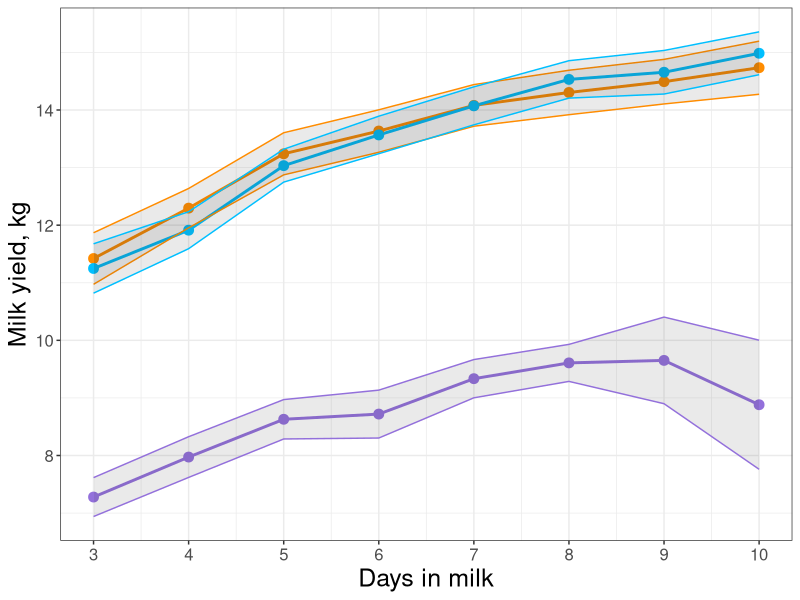
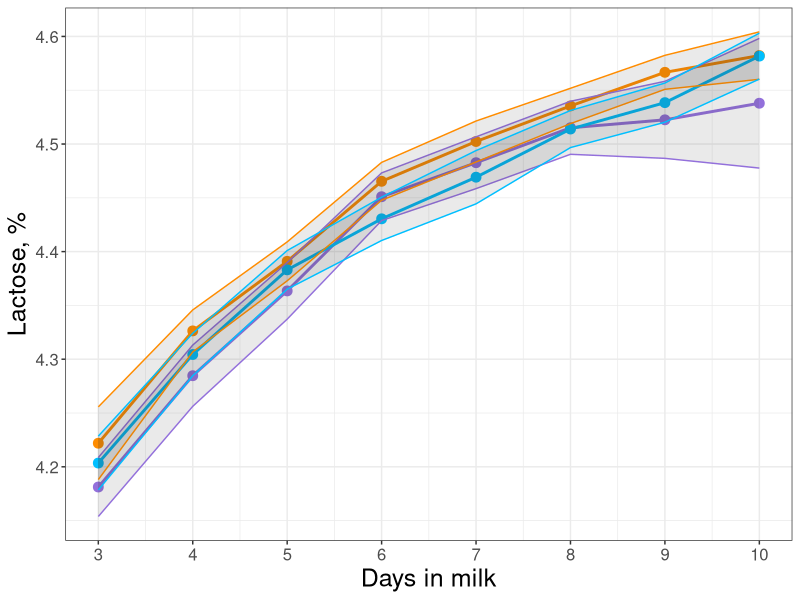
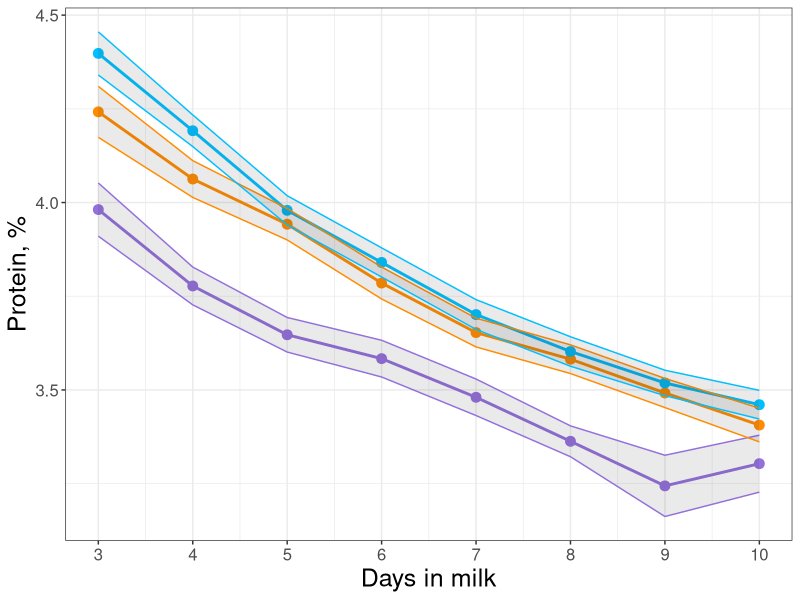
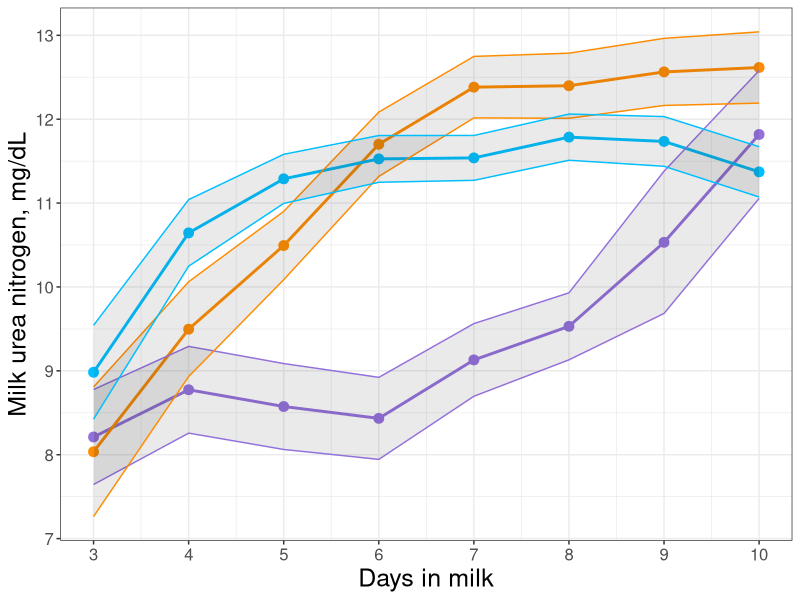
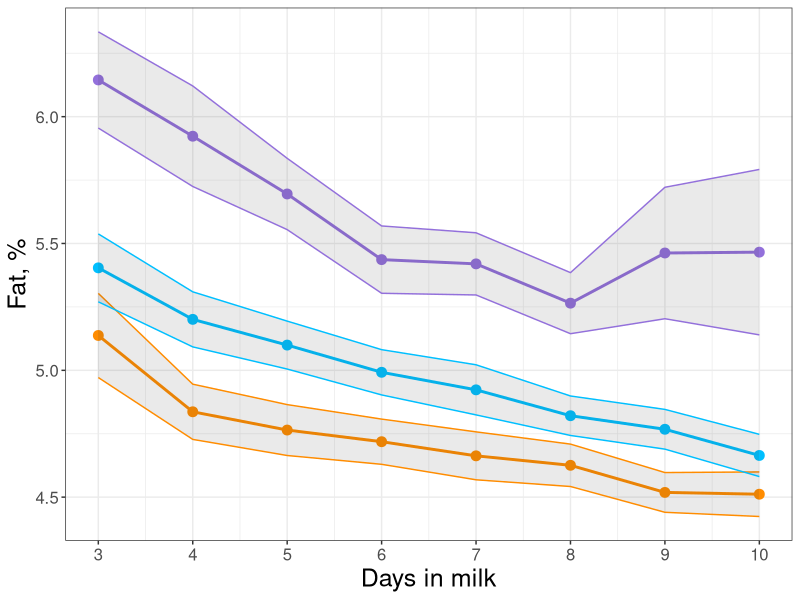
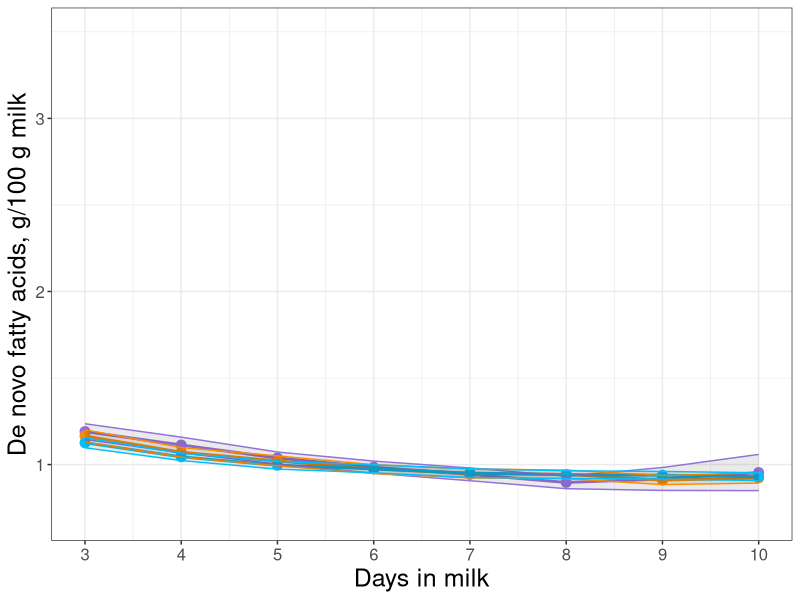
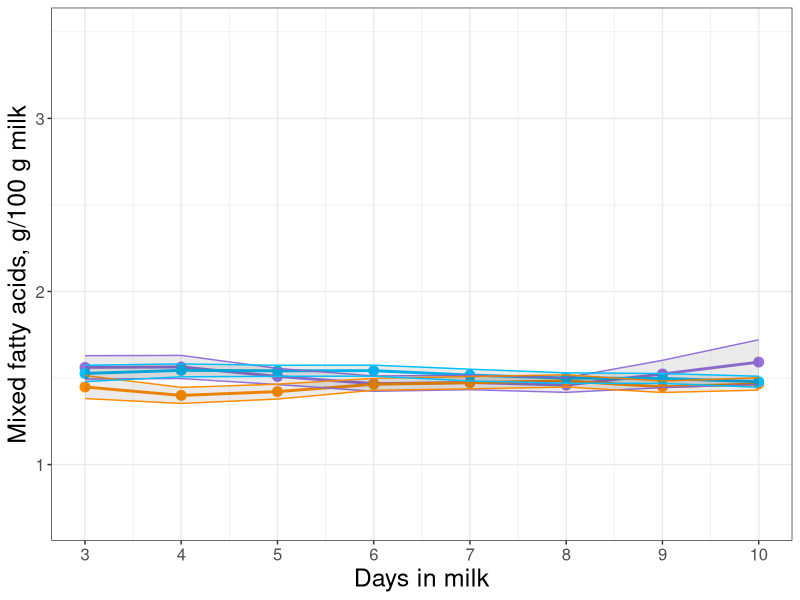
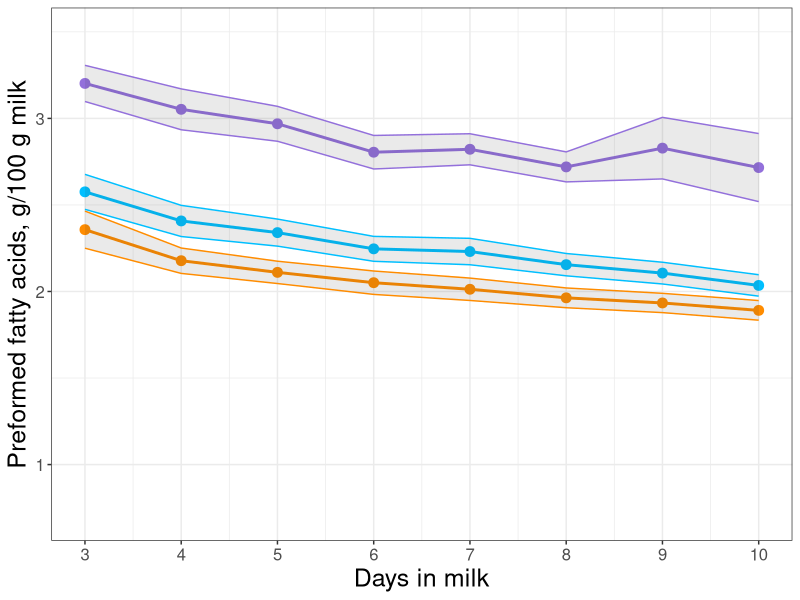

The R script that drew these images, in order:
# Script for generating final descriptive figures


# Formatting settings for figures -----------------------------------------

image.width = 8
image.height = 5




# Loading packages --------------------------------------------------------

library(tidyr)
library(dplyr)
library(ggplot2)
library(readr)




# Data import and cleaning ------------------------------------------------

df <- read_csv("FINAL dataset.csv")


# Here, I filter the dataset to only include the relevant variables (cow ID, potential predictors, health events) and restrict the dataset to the timepoints 3-10 DIM. I also remove 7 jersey cows from the dataset.
df = df %>% 
  select(cow_id, dim, milkweightlbs, parity, dim_met, dim_da, dim_ket, dim_cull, dim_mast, lactose, protein, mun, fatb70a30, denovofa, mixedfa, preformedfa, dnrel, mixrel, pfrel, c160,
         c180, c181c9, acetone, nefaPREDICTED, bhbPREDICTED) %>% 
  filter(dim<=10 & dim>=3) %>% 
  filter(cow_id != 30351 & cow_id != 38267 & cow_id != 38469 & cow_id != 38836 & 
           cow_id != 60614 & cow_id != 60619 & cow_id != 60630)

# This creates binary variables for health outcomes. We only want to consider illness within the first 14 days because that is when most cows leave the pen of concern. A cow is therefore considered "sick" if it has metritis, ketosis, or DA.
df$metritis = 0; df$metritis[!is.na(df$dim_met) & df$dim_met <= 14] = 1
df$DA = 0; df$DA[!is.na(df$dim_da) & df$dim_da <= 14] = 1
df$ketosis = 0; df$ketosis[!is.na(df$dim_ket) & df$dim_ket <= 14] = 1
df$cull = 0; df$cull[!is.na(df$dim_cull)] = 1
df$mastitis = 0; df$mastitis[!is.na(df$dim_mast)] = 1
df$sick= 0; df$sick[df$metritis + df$DA + df$ketosis != 0] = 1
df$multiparous = 0; df$multiparous[df$parity>1] = 1
df$multiparous = as.factor(df$multiparous)


### Removes milk collections from dataset after they get sick (from ketosis, DA, metritis, or mastitis). We suspect that the milk composition will be disrupted, and we only are interested in predicting health outcomes from samples taken before they are diagnosed as sick. Mastitis is not a health outcome of concern for this study, but we highly suspect it will significantly impact milk composition.
df = df %>% 
  filter( (dim<=dim_ket | is.na(dim_ket)) &
            (dim<=dim_da | is.na(dim_da)) &
            (dim<=dim_met | is.na(dim_met)) &
            (dim<=dim_mast | is.na(dim_mast)) )

df$multi = 0; df$multi[df$parity == 2] = 1; df$multi[df$parity >= 3] = 2
df$multi = as.factor(df$multi)
levels(df$multi) = c("Parity 1", "Parity 2", "Parity 3+")

#
#
#
#

### End of initial data modification




# Descriptive Stats -------------------------------------------------------

num_samples = df %>% 
  group_by(cow_id) %>% 
  summarize(num_sam = n())

mean(num_samples$num_sam)
min(num_samples$num_sam)
max(num_samples$num_sam)
table(num_samples$num_sam)




# Milk yield --------------------------------------------------------------

dta = df %>% 
  group_by(dim, multi) %>%
  mutate(milkweightkg = milkweightlbs/2.205) %>% 
  summarise(se = sd(milkweightkg) / sqrt(n()), milkweightkg = mean(milkweightkg))

milk.plot = ggplot(data = dta, aes(x = dim, y = milkweightkg, color = multi, group = multi)) +
  geom_line(size = 1) +
  geom_point(size = 3) +
  geom_ribbon(aes(ymin = dta$milkweightkg - 1.96*dta$se, ymax = dta$milkweightkg + 1.96*dta$se), alpha = 0.1) +
  xlab("Days in milk") + ylab("Milk yield, kg") + labs(color=NULL) +
  scale_x_continuous(breaks = 3:10) +
  scale_color_manual(values=c("mediumpurple", "darkorange", "deepskyblue1")) +
  theme_bw() +
  theme(axis.text = element_text(size = 12), 
        axis.title = element_text(size=18),
        legend.position = "none")

ggsave(plot = milk.plot, filename = "figures-and-final-scripts/descriptive-paper/figures/milk.png", width = image.width, height = image.height)






# Lactose -----------------------------------------------------------------

# Lactose
dta = df %>% 
  group_by(dim, multi) %>% 
  summarise(se = sd(lactose) / sqrt(n()), lactose = mean(lactose))

lactose.plot = ggplot(data = dta, aes(x = dim, y = lactose, color = multi, group = multi)) +
  geom_line(size = 1) +
  geom_point(size = 3) +
  geom_ribbon(aes(ymin = dta$lactose - 1.96*dta$se, ymax = dta$lactose + 1.96*dta$se), alpha = 0.1) +
  xlab("Days in milk") + ylab("Lactose, %") + labs(color=NULL) +
  scale_x_continuous(breaks = 3:10) +
  scale_color_manual(values=c("mediumpurple", "darkorange", "deepskyblue1")) +
  theme_bw() +
  theme(axis.text = element_text(size = 12), 
        axis.title = element_text(size=18),
        legend.position = "none")

ggsave(plot = lactose.plot, filename = "figures-and-final-scripts/figures/lactose.png", width = image.width, height = image.height)




# Protein -----------------------------------------------------------------

# Protein
dta = df %>% 
  group_by(dim, multi) %>% 
  summarise(se = sd(protein) / sqrt(n()), protein = mean(protein))

protein.plot = ggplot(data = dta, aes(x = dim, y = protein, color = multi, group = multi)) +
  geom_line(size = 1) +
  geom_point(size = 3) +
  geom_ribbon(aes(ymin = dta$protein - 1.96*dta$se, ymax = dta$protein + 1.96*dta$se), alpha = 0.1) +
  xlab("Days in milk") + ylab("Protein, %") + labs(color=NULL) +
  scale_x_continuous(breaks = 3:10) +
  scale_color_manual(values=c("mediumpurple", "darkorange", "deepskyblue1")) +
  theme_bw() +
  theme(axis.text = element_text(size = 12), 
        axis.title = element_text(size=18),
        legend.position = "none")

ggsave(plot = protein.plot, filename = "figures-and-final-scripts/figures/protein.png", width = image.width, height = image.height)




# Milk Urea Nitrogen ------------------------------------------------------

# MUN
dta = df %>% 
  group_by(dim, multi) %>% 
  summarise(se = sd(mun) / sqrt(n()), mun = mean(mun))

mun.plot = ggplot(data = dta, aes(x = dim, y = mun, color = multi, group = multi)) +
  geom_line(size = 1) +
  geom_point(size = 3) +
  geom_ribbon(aes(ymin = dta$mun - 1.96*dta$se, ymax = dta$mun + 1.96*dta$se), alpha = 0.1) +
  xlab("Days in milk") + ylab("Milk urea nitrogen, mg/dL") + labs(color=NULL) +
  scale_x_continuous(breaks = 3:10) +
  scale_color_manual(values=c("mediumpurple", "darkorange", "deepskyblue1")) +
  theme_bw() +
  theme(axis.text = element_text(size = 12), 
        axis.title = element_text(size=18),
        legend.position = "none")

ggsave(plot = mun.plot, filename = "figures-and-final-scripts/figures/mun.png", width = image.width, height = image.height)




# Fat ---------------------------------------------------------------------

# Fat
dta = df %>% 
  group_by(dim, multi) %>% 
  summarise(se = sd(fatb70a30) / sqrt(n()), fatb70a30 = mean(fatb70a30))

fat.plot = ggplot(data = dta, aes(x = dim, y = fatb70a30, color = multi, group = multi)) +
  geom_line(size = 1) +
  geom_point(size = 3) +
  geom_ribbon(aes(ymin = dta$fatb70a30 - 1.96*dta$se, ymax = dta$fatb70a30 + 1.96*dta$se), alpha = 0.1) +
  xlab("Days in milk") + ylab("Fat, %") + labs(color=NULL) +
  scale_x_continuous(breaks = 3:10) +
  scale_color_manual(values=c("mediumpurple", "darkorange", "deepskyblue1")) +
  theme_bw() +
  theme(axis.text = element_text(size = 12), 
        axis.title = element_text(size=18),
        legend.position = "none")

ggsave(plot = fat.plot, filename = "figures-and-final-scripts/figures/fat.png", width = image.width, height = image.height)





# De novo fatty acids -----------------------------------------------------

# De Novo FA
dta = df %>% 
  group_by(dim, multi) %>% 
  summarise(se = sd(denovofa) / sqrt(n()), denovofa = mean(denovofa))

denovo.plot = ggplot(data = dta, aes(x = dim, y = denovofa, color = multi, group = multi)) +
  geom_line(size = 1) +
  geom_point(size = 3) +
  geom_ribbon(aes(ymin = dta$denovofa - 1.96*dta$se, ymax = dta$denovofa + 1.96*dta$se), alpha = 0.1) +
  xlab("Days in milk") + ylab("De novo fatty acids, g/100 g milk") + labs(color=NULL) + ylim(0.7,3.5) +
  scale_x_continuous(breaks = 3:10) +
  scale_color_manual(values=c("mediumpurple", "darkorange", "deepskyblue1")) +
  theme_bw() +
  theme(axis.text = element_text(size = 12), 
        axis.title = element_text(size=18),
        legend.position = "none")

ggsave(plot = denovo.plot, filename = "figures-and-final-scripts/figures/denovo.png", width = image.width, height = image.height)





# Mixed fatty acids -------------------------------------------------------

# Mixed FA
dta = df %>% 
  group_by(dim, multi) %>% 
  summarise(se = sd(mixedfa) / sqrt(n()), mixedfa = mean(mixedfa))

mixed.plot = ggplot(data = dta, aes(x = dim, y = mixedfa, color = multi, group = multi)) +
  geom_line(size = 1) +
  geom_point(size = 3) +
  geom_ribbon(aes(ymin = dta$mixedfa - 1.96*dta$se, ymax = dta$mixedfa + 1.96*dta$se), alpha = 0.1) +
  xlab("Days in milk") + ylab("Mixed fatty acids, g/100 g milk") + labs(color=NULL) + ylim(0.7,3.5) +
  scale_x_continuous(breaks = 3:10) +
  scale_color_manual(values=c("mediumpurple", "darkorange", "deepskyblue1")) +
  theme_bw() +
  theme(axis.text = element_text(size = 12), 
        axis.title = element_text(size=18),
        legend.position = "none")

ggsave(plot = mixed.plot, filename = "figures-and-final-scripts/figures/mixed.png", width = image.width, height = image.height)




# Preformed fatty acids ---------------------------------------------------

# Preformed FA
dta = df %>% 
  group_by(dim, multi) %>% 
  summarise(se = sd(preformedfa) / sqrt(n()), preformedfa = mean(preformedfa))

preformed.plot = ggplot(data = dta, aes(x = dim, y = preformedfa, color = multi, group = multi)) +
  geom_line(size = 1) +
  geom_point(size = 3) +
  geom_ribbon(aes(ymin = dta$preformedfa - 1.96*dta$se, ymax = dta$preformedfa + 1.96*dta$se), alpha = 0.1) +
  xlab("Days in milk") + ylab("Preformed fatty acids, g/100 g milk") + labs(color=NULL) + ylim(0.7,3.5) +
  scale_x_continuous(breaks = 3:10) +
  scale_color_manual(values=c("mediumpurple", "darkorange", "deepskyblue1")) +
  theme_bw() +
  theme(axis.text = element_text(size = 12), 
        axis.title = element_text(size=18),
        legend.position = "none")

ggsave(plot = preformed.plot, filename = "figures-and-final-scripts/figures/preformed.png", width = image.width, height = image.height)




# Rel. % de novo fatty acids ----------------------------------------------

# Relative % of De Novo FA
dta = df %>% 
  group_by(dim, multi) %>% 
  summarise(se = sd(dnrel) / sqrt(n()), dnrel = mean(dnrel))

rel.denovo.plot = ggplot(data = dta, aes(x = dim, y = dnrel, color = multi, group = multi)) +
  geom_line(size = 1) +
  geom_point(size = 3) +
  geom_ribbon(aes(ymin = dta$dnrel - 1.96*dta$se, ymax = dta$dnrel + 1.96*dta$se), alpha = 0.1) +
  xlab("Days in milk") + ylab("De novo fatty acids, rel %") + labs(color=NULL) + ylim(10,60) +
  scale_x_continuous(breaks = 3:10) +
  scale_color_manual(values=c("mediumpurple", "darkorange", "deepskyblue1")) +
  theme_bw() +
  theme(axis.text = element_text(size = 12), 
        axis.title = element_text(size=18),
        legend.position = "none")

ggsave(plot = rel.denovo.plot, filename = "figures-and-final-scripts/figures/rel-denovo.png", width = image.width, height = image.height)



# Rel. % mixed fatty acids ------------------------------------------------

# Relative % of Mixed FA
dta = df %>% 
  group_by(dim, multi) %>% 
  summarise(se = sd(mixrel) / sqrt(n()), mixrel = mean(mixrel))

rel.mixed.plot = ggplot(data = dta, aes(x = dim, y = mixrel, color = multi, group = multi)) +
  geom_line(size = 1) +
  geom_point(size = 3) +
  geom_ribbon(aes(ymin = dta$mixrel - 1.96*dta$se, ymax = dta$mixrel + 1.96*dta$se), alpha = 0.1) +
  xlab("Days in milk") + ylab("Mixed fatty acids, rel %") + labs(color=NULL) + ylim(10,60) +
  scale_x_continuous(breaks = 3:10) +
  scale_color_manual(values=c("mediumpurple", "darkorange", "deepskyblue1")) +
  theme_bw() +
  theme(axis.text = element_text(size = 12), 
        axis.title = element_text(size=18),
        legend.position = "none")

ggsave(plot = rel.mixed.plot, filename = "figures-and-final-scripts/figures/rel-mixed.png", width = image.width, height = image.height)




# Rel. % preformed fatty acids --------------------------------------------

# Relative % of Preformed FA
dta = df %>% 
  group_by(dim, multi) %>% 
  summarise(se = sd(pfrel) / sqrt(n()), pfrel = mean(pfrel))

rel.preformed.plot = ggplot(data = dta, aes(x = dim, y = pfrel, color = multi, group = multi)) +
  geom_line(size = 1) +
  geom_point(size = 3) +
  geom_ribbon(aes(ymin = dta$pfrel - 1.96*dta$se, ymax = dta$pfrel + 1.96*dta$se), alpha = 0.1) +
  xlab("Days in milk") + ylab("Preformed fatty acids, rel %") + labs(color=NULL) + ylim(10,60) +
  scale_x_continuous(breaks = 3:10) +
  scale_color_manual(values=c("mediumpurple", "darkorange", "deepskyblue1")) +
  theme_bw() +
  theme(axis.text = element_text(size = 12), 
        axis.title = element_text(size=18),
        legend.position = "none")

ggsave(plot = rel.preformed.plot, filename = "figures-and-final-scripts/figures/rel-preformed.png", width = image.width, height = image.height)




# C16:0 -------------------------------------------------------------------

# c160
dta = df %>% 
  group_by(dim, multi) %>% 
  summarise(se = sd(c160) / sqrt(n()), c160 = mean(c160))

c160.plot = ggplot(data = dta, aes(x = dim, y = c160, color = multi, group = multi)) +
  geom_line(size = 1) +
  geom_point(size = 3) +
  geom_ribbon(aes(ymin = dta$c160 - 1.96*dta$se, ymax = dta$c160 + 1.96*dta$se), alpha = 0.1) +
  xlab("Days in milk") + ylab("C16:0, g/100 g milk") + labs(color=NULL) + ylim(0.4,1.8) +
  scale_x_continuous(breaks = 3:10) +
  scale_color_manual(values=c("mediumpurple", "darkorange", "deepskyblue1")) +
  theme_bw() +
  theme(axis.text = element_text(size = 12), 
        axis.title = element_text(size=18),
        legend.position = "none")

ggsave(plot = c160.plot, filename = "figures-and-final-scripts/figures/c160.png", width = image.width, height = image.height)




# C18:0 -------------------------------------------------------------------

# c180
dta = df %>% 
  group_by(dim, multi) %>% 
  summarise(se = sd(c180) / sqrt(n()), c180 = mean(c180))

c180.plot = ggplot(data = dta, aes(x = dim, y = c180, color = multi, group = multi)) +
  geom_line(size = 1) +
  geom_point(size = 3) +
  geom_ribbon(aes(ymin = dta$c180 - 1.96*dta$se, ymax = dta$c180 + 1.96*dta$se), alpha = 0.1) +
  xlab("Days in milk") + ylab("C18:0, g/100 g milk") + labs(color=NULL) + ylim(0.4,1.8) +
  scale_x_continuous(breaks = 3:10) +
  scale_color_manual(values=c("mediumpurple", "darkorange", "deepskyblue1")) +
  theme_bw() +
  theme(axis.text = element_text(size = 12), 
        axis.title = element_text(size=18),
        legend.position = "none")

ggsave(plot = c180.plot, filename = "figures-and-final-scripts/figures/c180.png", width = image.width, height = image.height)




# C18:1 cis-9 -------------------------------------------------------------

# c181c9
dta = df %>% 
  group_by(dim, multi) %>% 
  summarise(se = sd(c181c9) / sqrt(n()), c181c9 = mean(c181c9))

c181c9.plot = ggplot(data = dta, aes(x = dim, y = c181c9, color = multi, group = multi)) +
  geom_line(size = 1) +
  geom_point(size = 3) +
  geom_ribbon(aes(ymin = dta$c181c9 - 1.96*dta$se, ymax = dta$c181c9 + 1.96*dta$se), alpha = 0.1) +
  xlab("Days in milk") + ylab("C18:1 cis-9, g/100 g milk") + labs(color=NULL) + ylim(0.4,1.8) +
  scale_x_continuous(breaks = 3:10) +
  scale_color_manual(values=c("mediumpurple", "darkorange", "deepskyblue1")) +
  theme_bw() +
  theme(axis.text = element_text(size = 12), 
        axis.title = element_text(size=18),
        legend.position = "none")

ggsave(plot = c181c9.plot, filename = "figures-and-final-scripts/figures/c181c9.png", width = image.width, height = image.height)




# Acetone -----------------------------------------------------------------

# Acetone
dta = df %>% 
  group_by(dim, multi) %>% 
  summarise(se = sd(acetone) / sqrt(n()), acetone = mean(acetone))

acetone.plot = ggplot(data = dta, aes(x = dim, y = acetone, color = multi, group = multi)) +
  geom_line(size = 1) +
  geom_point(size = 3) +
  geom_ribbon(aes(ymin = dta$acetone - 1.96*dta$se, ymax = dta$acetone + 1.96*dta$se), alpha = 0.1) +
  xlab("Days in milk") + ylab("mACE, mmol/L") + labs(color=NULL) +
  scale_x_continuous(breaks = 3:10) +
  scale_color_manual(values=c("mediumpurple", "darkorange", "deepskyblue1")) +
  theme_bw() +
  theme(axis.text = element_text(size = 12), 
        axis.title = element_text(size=18),
        legend.position = "none")

ggsave(plot = acetone.plot, filename = "figures-and-final-scripts/figures/acetone.png", width = image.width, height = image.height)




# Predicted blood NEFA ----------------------------------------------------

# nefaPREDICTED
df.scaled.nefa = df %>% 
  mutate(nefaPREDICTED = nefaPREDICTED/1000)

dta = df.scaled.nefa %>% 
  group_by(dim, multi) %>% 
  summarise(se = sd(nefaPREDICTED) / sqrt(n()), nefaPREDICTED = mean(nefaPREDICTED))

nefa.plot = ggplot(data = dta, aes(x = dim, y = nefaPREDICTED, color = multi, group = multi)) +
  geom_line(size = 1) +
  geom_point(size = 3) +
  geom_ribbon(aes(ymin = dta$nefaPREDICTED - 1.96*dta$se, ymax = dta$nefaPREDICTED + 1.96*dta$se), alpha = 0.1) +
  xlab("Days in milk") + ylab("mpbNEFA, mmol/L") + labs(color=NULL) +
  scale_x_continuous(breaks = 3:10) +
  scale_color_manual(values=c("mediumpurple", "darkorange", "deepskyblue1")) +
  theme_bw() +
  theme(axis.text = element_text(size = 12), 
        axis.title = element_text(size=18),
        legend.position = "none")

ggsave(plot = nefa.plot, filename = "figures-and-final-scripts/figures/nefa.png", width = image.width, height = image.height)




# BHB ---------------------------------------------------------------------

#bhbPREDICTED
dta = df %>% 
  group_by(dim, multi) %>% 
  summarise(se = sd(bhbPREDICTED) / sqrt(n()), bhbPREDICTED = mean(bhbPREDICTED))

bhb.plot = ggplot(data = dta, aes(x = dim, y = bhbPREDICTED, color = multi, group = multi)) +
  geom_line(size = 1) +
  geom_point(size = 3) +
  geom_ribbon(aes(ymin = dta$bhbPREDICTED - 1.96*dta$se, ymax = dta$bhbPREDICTED + 1.96*dta$se), alpha = 0.1) +
  xlab("Days in milk") + ylab("mBHB, mmol/L") + labs(color=NULL) +
  scale_x_continuous(breaks = 3:10) +
  scale_color_manual(values=c("mediumpurple", "darkorange", "deepskyblue1")) +
  theme_bw() +
  theme(axis.text = element_text(size = 12), 
        axis.title = element_text(size=18),
        legend.position = "none")

ggsave(plot = bhb.plot, filename = "figures-and-final-scripts/figures/bhb.png", width = image.width, height = image.height)

